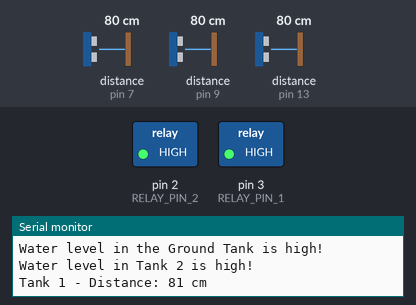
Simulated run of this sketch. Board: Arduino Uno, built with avr-gcc and run on an emulated ATmega328P. Parts: switched loads named in the sketch (green lamp = pin HIGH), the last lines printed to the serial monitor. Inputs (shaded band) come from the test bench; at power-on: distance to the obstacle (sensors on pin 7, pin 9, pin 13) 80 cm. The echo pulse lasts 58.3 µs per cm.

Above: at 1.9 s.
2.0 s: distance to the obstacle (sensor on pin 7) set to 18 cm
5.4 s: distance to the obstacle (sensor on pin 9) set to 2 cm
8.8 s: distance to the obstacle (sensor on pin 13) set to 7 cm
10.6 s: distance to the obstacle (sensor on pin 13) set to 4 cm
At 11.9 s:
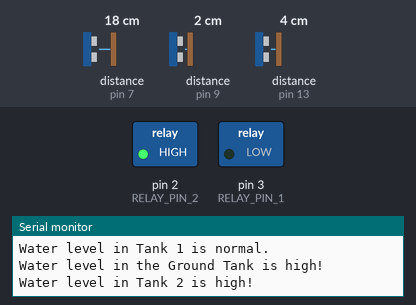
12.2 s: distance to the obstacle (sensor on pin 13) set to 9 cm
At 13.4 s:
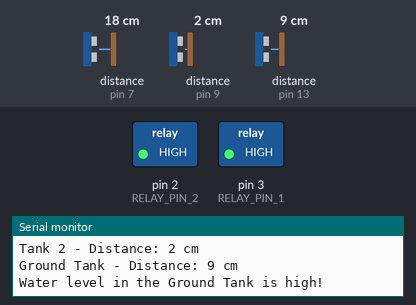
14.1 s: distance to the obstacle (sensor on pin 13) set to 2 cm
At 15.2 s:
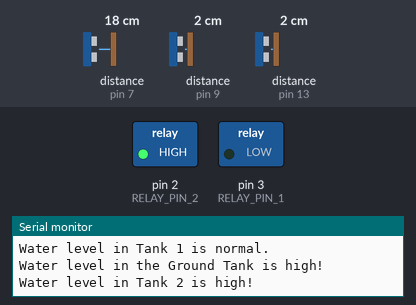
Timing chart, 0 to 17.1 s (numbered marks = the images above; inputs shaded):
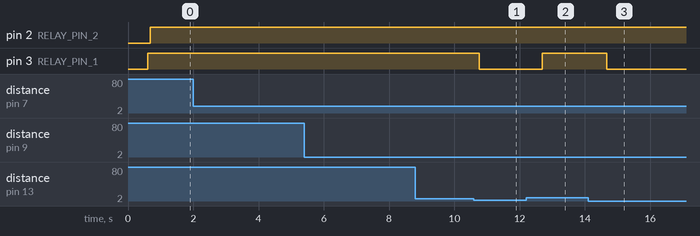

The sketch:

final_project.ino
```cpp
#include <NewPing.h>
#define TRIGGER_PIN_1   6  // Ultrasonic sensor trigger pin for Tank 1
#define ECHO_PIN_1      7  // Ultrasonic sensor echo pin for Tank 1
#define MAX_DISTANCE_1  200 // Maximum distance we want to measure for Tank 1 (in centimeters)
#define RELAY_PIN_1     3   // Relay module control pin for Pump 1

#define TRIGGER_PIN_2   8   // Ultrasonic sensor trigger pin for Tank 2
#define ECHO_PIN_2      9   // Ultrasonic sensor echo pin for Tank 2
#define MAX_DISTANCE_2  200 // Maximum distance we want to measure for Tank 2 (in centimeters)
#define RELAY_PIN_2     2  // Relay module control pin for Pump 2

#define TRIGGER_PIN_GND 12   // Ultrasonic sensor trigger pin for the Ground Tank
#define ECHO_PIN_GND    13   // Ultrasonic sensor echo pin for the Ground Tank
#define MAX_DISTANCE_GND 200 // Maximum distance we want to measure for the Ground Tank (in centimeters)
#define PUMP1_RELAY_PIN 3   // Relay module control pin for Pump 1
#define PUMP2_RELAY_PIN 2   // Relay module control pin for Pump 2

NewPing tank1(TRIGGER_PIN_1, ECHO_PIN_1, MAX_DISTANCE_1); // Create a NewPing object for Tank 1
NewPing tank2(TRIGGER_PIN_2, ECHO_PIN_2, MAX_DISTANCE_2); // Create a NewPing object for Tank 2
NewPing groundTank(TRIGGER_PIN_GND, ECHO_PIN_GND, MAX_DISTANCE_GND); // Create a NewPing object for the Ground Tank

void setup() {
  Serial.begin(9600); // Initialize serial communication

  pinMode(RELAY_PIN_1, OUTPUT); // Set the relay pin for Pump 1 as an output
  digitalWrite(RELAY_PIN_1, LOW); // Initialize Pump 1's relay as OFF

  pinMode(RELAY_PIN_2, OUTPUT); // Set the relay pin for Pump 2 as an output
  digitalWrite(RELAY_PIN_2, LOW); // Initialize Pump 2's relay as OFF

  pinMode(PUMP1_RELAY_PIN, OUTPUT); // Set the relay pin for Pump 1 as an output
  digitalWrite(PUMP1_RELAY_PIN, LOW); // Initialize Pump 1's relay as OFF

  pinMode(PUMP2_RELAY_PIN, OUTPUT); // Set the relay pin for Pump 2 as an output
  digitalWrite(PUMP2_RELAY_PIN, LOW); // Initialize Pump 2's relay as OFF
}

void loop() {
  delay(500); // Wait for a moment

  unsigned int distance1 = tank1.ping_cm(); // Send a ping and get the distance in centimeters for Tank 1
  unsigned int distance2 = tank2.ping_cm(); // Send a ping and get the distance in centimeters for Tank 2
  unsigned int groundDistance = groundTank.ping_cm(); // Send a ping and get the distance in centimeters for the Ground Tank

  if (distance1 == 0 || distance2 == 0 && groundDistance == 0) {
    Serial.println("Error: No object detected");
    digitalWrite(RELAY_PIN_1, HIGH);
    digitalWrite(RELAY_PIN_2, HIGH);
  } else {
    Serial.print("Tank 1 - Distance: ");
    Serial.print(distance1);
    Serial.println(" cm");

    Serial.print("Tank 2 - Distance: ");
    Serial.print(distance2);
    Serial.println(" cm");

    Serial.print("Ground Tank - Distance: ");
    Serial.print(groundDistance);
    Serial.println(" cm");
// Logic to control the pumps based on the Ground Tank level

    // Logic to control Pump 1 based on water level in Tank 1
    if (  groundDistance > 5 || distance1 <=3) {
      Serial.println("Water level in the Ground Tank is high!");
      Serial.println("Water level in Tank 1 is high!");
      digitalWrite(RELAY_PIN_1, HIGH); // Turn on Pump 1
    } else {
      Serial.println("Water level in Tank 1 is normal.");
      digitalWrite(RELAY_PIN_1, LOW); // Turn off Pump 1
    }

    // Logic to control Pump 2 based on water level in Tank 2
    if (groundDistance > 5 || distance2 <=3) {
      Serial.println("Water level in the Ground Tank is high!");
      Serial.println("Water level in Tank 2 is high!");
      digitalWrite(RELAY_PIN_2, HIGH); // Turn on Pump 2
    } else {
      Serial.println("Water level in Tank 2 is normal.");
      digitalWrite(RELAY_PIN_2, LOW); // Turn off Pump 2
    }


  }
}
```

Measured:
- the behaviour switches between 6 and 5 cm on distance to the obstacle (sensor on pin 13) (found by bisection; images 0 and 1)
- after the input at 10.6 s, pin 3 (RELAY_PIN_1): HIGH → LOW after 0.16 s
- after the input at 12.2 s, pin 3 (RELAY_PIN_1): LOW → HIGH after 0.50 s
- after the input at 14.1 s, pin 3 (RELAY_PIN_1): HIGH → LOW after 0.57 s
